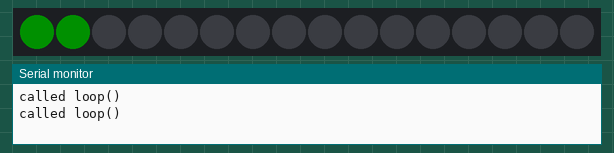
Bench run of a sketch on a simulated Arduino Uno, built with avr-gcc and run on an emulated ATmega328P. On the bench: 16 RGB LEDs in strip order, left to right, the last lines printed to the serial monitor. Dim RGB values are drawn brighter than linear.

Above: at 2.1 s.
At 13.15 s:
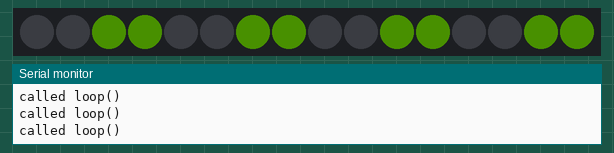
At 14.4 s:
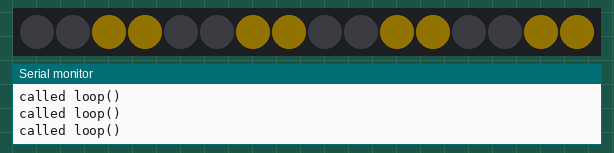
At 15.66 s:
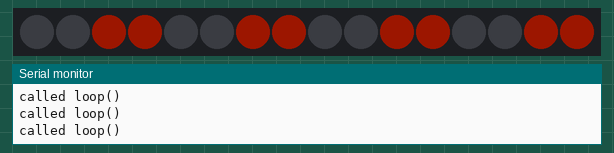
At 18.3 s:
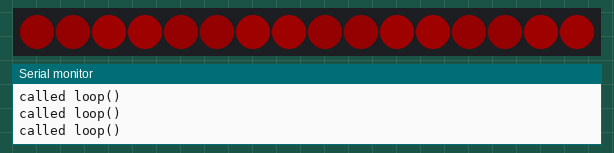
At 22.4 s:
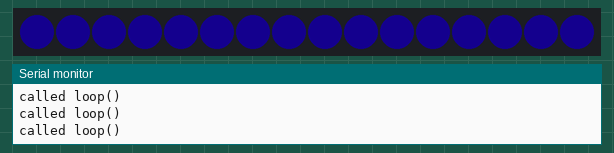

Measured:
- what the display in image 0 shows lasts 0.5 s, from 2.0 s to 2.5 s
- what the display in image 5 shows lasts 2.3 s, from 22.3 s to 24.6 s

The sketch:

PoV.ino
```cpp
#include <FastLED.h>
#include "MSKG.FNT.h"
#include "UTF8toSJIS.h"

#define DATA_PIN 3

#define NUM_LEDS 16
CRGBArray<NUM_LEDS> leds;

#define FONT_DATA_NUM 5
byte* ledFontData[FONT_DATA_NUM];
byte* ledFontData2[FONT_DATA_NUM];
struct CRGB ledON = 0x001000;
struct CRGB ledOFF = 0x000000;
struct CRGB ledGreen = 0x001000;

int UTF8toSJIS_NUM = sizeof(UTF8toSJIS)/sizeof(unsigned long);
byte* getFontData(unsigned long utf8){
  for(int i = 0; i < UTF8toSJIS_NUM; i++) {
    if (UTF8toSJIS[i] == utf8) {
      return &MSKG_FNT[i][0];
    }
  }
}

void setup() {
  Serial.begin(9600);

  // FastLED
  FastLED.addLeds<WS2812B, DATA_PIN, GRB>(leds, NUM_LEDS);

  // Font
  ledFontData[0] = getFontData(0xefbcae); // N
  ledFontData[1] = getFontData(0xefbca5); // E
  ledFontData[2] = getFontData(0xefbcb7); // W
  ledFontData[3] = getFontData(0xe38080); // _
  ledFontData[4] = getFontData(0xe38080); // _

  ledFontData2[0] = getFontData(0xe38080); // _
  ledFontData2[1] = getFontData(0xefbcb9); // Y
  ledFontData2[2] = getFontData(0xefbca5); // E
  ledFontData2[3] = getFontData(0xefbca1); // A
  ledFontData2[4] = getFontData(0xefbcb2); // R
}

// New Year
void dispString() {
  byte* ledData;
  byte* ledData2;
  for(int j = 0; j < FONT_DATA_NUM; j++) {
    ledData = ledFontData[j];
    ledData2 = ledFontData2[j];
    for(int i = 0; i < 8; i++) {
      leds[NUM_LEDS-1-0] = (ledData[i]&(0x01)) ? ledON : ledOFF;
      leds[NUM_LEDS-1-1] = (ledData[i]&(0x02)) ? ledON : ledOFF;
      leds[NUM_LEDS-1-2] = (ledData[i]&(0x04)) ? ledON : ledOFF;
      leds[NUM_LEDS-1-3] = (ledData[i]&(0x08)) ? ledON : ledOFF;
      leds[NUM_LEDS-1-4] = (ledData[i]&(0x10)) ? ledON : ledOFF;
      leds[NUM_LEDS-1-5] = (ledData[i]&(0x20)) ? ledON : ledOFF;
      leds[NUM_LEDS-1-6] = (ledData[i]&(0x40)) ? ledON : ledOFF;
      leds[NUM_LEDS-1-7] = (ledData[i]&(0x80)) ? ledON : ledOFF;

      leds[NUM_LEDS-1-8] = (ledData2[i]&(0x01)) ? ledGreen : ledOFF;
      leds[NUM_LEDS-1-9] = (ledData2[i]&(0x02)) ? ledGreen : ledOFF;
      leds[NUM_LEDS-1-10] = (ledData2[i]&(0x04)) ? ledGreen : ledOFF;
      leds[NUM_LEDS-1-11] = (ledData2[i]&(0x08)) ? ledGreen : ledOFF;
      leds[NUM_LEDS-1-12] = (ledData2[i]&(0x10)) ? ledGreen : ledOFF;
      leds[NUM_LEDS-1-13] = (ledData2[i]&(0x20)) ? ledGreen : ledOFF;
      leds[NUM_LEDS-1-14] = (ledData2[i]&(0x40)) ? ledGreen : ledOFF;
      leds[NUM_LEDS-1-15] = (ledData2[i]&(0x80)) ? ledGreen : ledOFF;

      FastLED.show();
      delay(1);
    }
    delay(1);
  }
}

int ledPatternNo = 0;
int dispPattern01Count = 0;

void dispPattern01() {
  leds[0] = (0x0003<<dispPattern01Count)&0x0001 ? ledON : ledOFF;
  leds[1] = (0x0003<<dispPattern01Count)&0x0002 ? ledON : ledOFF;
  leds[2] = (0x0003<<dispPattern01Count)&0x0004 ? ledON : ledOFF;
  leds[3] = (0x0003<<dispPattern01Count)&0x0008 ? ledON : ledOFF;
  leds[4] = (0x0003<<dispPattern01Count)&0x0010 ? ledON : ledOFF;
  leds[5] = (0x0003<<dispPattern01Count)&0x0020 ? ledON : ledOFF;
  leds[6] = (0x0003<<dispPattern01Count)&0x0040 ? ledON : ledOFF;
  leds[7] = (0x0003<<dispPattern01Count)&0x0080 ? ledON : ledOFF;
  leds[8] = (0x0003<<dispPattern01Count)&0x0100 ? ledON : ledOFF;
  leds[9] = (0x0003<<dispPattern01Count)&0x0200 ? ledON : ledOFF;
  leds[10] = (0x0003<<dispPattern01Count)&0x0400 ? ledON : ledOFF;
  leds[11] = (0x0003<<dispPattern01Count)&0x0800 ? ledON : ledOFF;
  leds[12] = (0x0003<<dispPattern01Count)&0x1000 ? ledON : ledOFF;
  leds[13] = (0x0003<<dispPattern01Count)&0x2000 ? ledON : ledOFF;
  leds[14] = (0x0003<<dispPattern01Count)&0x4000 ? ledON : ledOFF;
  leds[15] = (0x0003<<dispPattern01Count)&0x8000 ? ledON : ledOFF;
  FastLED.show();
  delay(500);
  dispPattern01Count += 2;
  if (dispPattern01Count > 15) {
    dispPattern01Count = 0;
    ledPatternNo++;
  }
}

void dispPattern02() {
  leds[0] = (0x0003<<dispPattern01Count)&0x0001 ? ledON : ledOFF;
  leds[1] = (0x0003<<dispPattern01Count)&0x0002 ? ledON : ledOFF;
  leds[2] = (0x0003<<dispPattern01Count)&0x0004 ? ledON : ledOFF;
  leds[3] = (0x0003<<dispPattern01Count)&0x0008 ? ledON : ledOFF;
  leds[4] = (0x0003<<dispPattern01Count)&0x0010 ? ledON : ledOFF;
  leds[5] = (0x0003<<dispPattern01Count)&0x0020 ? ledON : ledOFF;
  leds[6] = (0x0003<<dispPattern01Count)&0x0040 ? ledON : ledOFF;
  leds[7] = (0x0003<<dispPattern01Count)&0x0080 ? ledON : ledOFF;
  leds[8] = (0x0003<<dispPattern01Count)&0x0100 ? ledON : ledOFF;
  leds[9] = (0x0003<<dispPattern01Count)&0x0200 ? ledON : ledOFF;
  leds[10] = (0x0003<<dispPattern01Count)&0x0400 ? ledON : ledOFF;
  leds[11] = (0x0003<<dispPattern01Count)&0x0800 ? ledON : ledOFF;
  FastLED.show();
  delay(500);
  dispPattern01Count += 2;
  if (dispPattern01Count > 11) {
    dispPattern01Count = 0;
    ledPatternNo++;
  }
}

void dispPattern03() {
  leds[0] = (0x0003<<dispPattern01Count)&0x0001 ? ledON : ledOFF;
  leds[1] = (0x0003<<dispPattern01Count)&0x0002 ? ledON : ledOFF;
  leds[2] = (0x0003<<dispPattern01Count)&0x0004 ? ledON : ledOFF;
  leds[3] = (0x0003<<dispPattern01Count)&0x0008 ? ledON : ledOFF;
  leds[4] = (0x0003<<dispPattern01Count)&0x0010 ? ledON : ledOFF;
  leds[5] = (0x0003<<dispPattern01Count)&0x0020 ? ledON : ledOFF;
  leds[6] = (0x0003<<dispPattern01Count)&0x0040 ? ledON : ledOFF;
  leds[7] = (0x0003<<dispPattern01Count)&0x0080 ? ledON : ledOFF;
  FastLED.show();
  delay(500);
  dispPattern01Count += 2;
  if (dispPattern01Count > 7) {
    dispPattern01Count = 0;
    ledPatternNo++;
  }
}

void dispPattern04() {
  leds[0] = (0x0003<<dispPattern01Count)&0x0001 ? ledON : ledOFF;
  leds[1] = (0x0003<<dispPattern01Count)&0x0002 ? ledON : ledOFF;
  leds[2] = (0x0003<<dispPattern01Count)&0x0004 ? ledON : ledOFF;
  leds[3] = (0x0003<<dispPattern01Count)&0x0008 ? ledON : ledOFF;
  FastLED.show();
  delay(500);
  dispPattern01Count += 2;
  if (dispPattern01Count > 3) {
    dispPattern01Count = 0;
    ledPatternNo++;
  }
}

byte led05Red = 0x00;
byte led05Green = 0x10;
void dispPattern05() {
  leds[2] = CRGB(led05Red, led05Green, 0x00);
  leds[3] = CRGB(led05Red, led05Green, 0x00);
  leds[6] = CRGB(led05Red, led05Green, 0x00);
  leds[7] = CRGB(led05Red, led05Green, 0x00);
  leds[10] = CRGB(led05Red, led05Green, 0x00);
  leds[11] = CRGB(led05Red, led05Green, 0x00);
  leds[14] = CRGB(led05Red, led05Green, 0x00);
  leds[15] = CRGB(led05Red, led05Green, 0x00);
  FastLED.show();
  delay(250);
  led05Red += 0x02;
  if (led05Green == 0x00) {
    ledPatternNo++;
    led05Red = 0x04;
    led05Green = 0x04;
  }
  else if (led05Red > 0x10) {
    led05Green-=0x02;
  }
}

void dispPattern06() {
  leds[0] = CRGB(led05Red, led05Green, 0x00);
  leds[1] = CRGB(led05Red, led05Green, 0x00);
  leds[4] = CRGB(led05Red, led05Green, 0x00);
  leds[5] = CRGB(led05Red, led05Green, 0x00);
  leds[8] = CRGB(led05Red, led05Green, 0x00);
  leds[9] = CRGB(led05Red, led05Green, 0x00);
  leds[12] = CRGB(led05Red, led05Green, 0x00);
  leds[13] = CRGB(led05Red, led05Green, 0x00);
  FastLED.show();
  delay(250);
  led05Red += 0x02;
  if (led05Green == 0x00) {
    ledPatternNo++;
    led05Red = 0x10;
    led05Green = 0x00;
    delay(2000);
  }
  else if (led05Red > 0x10) {
    led05Green-=0x02;
  }
}

void dispPattern07() {
  leds[0] = CRGB(led05Red, 0x00, led05Green);
  leds[1] = CRGB(led05Red, 0x00, led05Green);
  leds[2] = CRGB(led05Red, 0x00, led05Green);
  leds[3] = CRGB(led05Red, 0x00, led05Green);
  leds[4] = CRGB(led05Red, 0x00, led05Green);
  leds[5] = CRGB(led05Red, 0x00, led05Green);
  leds[6] = CRGB(led05Red, 0x00, led05Green);
  leds[7] = CRGB(led05Red, 0x00, led05Green);
  leds[8] = CRGB(led05Red, 0x00, led05Green);
  leds[9] = CRGB(led05Red, 0x00, led05Green);
  leds[10] = CRGB(led05Red, 0x00, led05Green);
  leds[11] = CRGB(led05Red, 0x00, led05Green);
  leds[12] = CRGB(led05Red, 0x00, led05Green);
  leds[13] = CRGB(led05Red, 0x00, led05Green);
  leds[14] = CRGB(led05Red, 0x00, led05Green);
  leds[15] = CRGB(led05Red, 0x00, led05Green);
  FastLED.show();
  delay(250);
  led05Red -= 0x02;
  led05Green += 0x02;
  if (led05Red == 0x00) {
    ledPatternNo++;
    delay(2000);
    led05Red = 0x00;
    led05Green = 0x10;
  }
}

void dispPattern08() {
  leds[0] = 0x000000;
  leds[1] = 0x000000;
  leds[2] = 0x000000;
  leds[3] = 0x000000;
  leds[4] = 0x000000;
  leds[5] = 0x000000;
  leds[6] = 0x000000;
  leds[7] = 0x000000;
  leds[8] = 0x000000;
  leds[9] = 0x000000;
  leds[10] = 0x000000;
  leds[11] = 0x000000;
  leds[12] = 0x000000;
  leds[13] = 0x000000;
  leds[14] = 0x000000;
  leds[15] = 0x000000;
  FastLED.show();
  ledPatternNo++;
}

void loop(){
  Serial.println("called loop()");
  if (ledPatternNo == 0) {
    delay(2000);
    ledPatternNo++;
  }
  else if (ledPatternNo == 1) {
    dispPattern01();
  }
  else if (ledPatternNo == 2) {
    dispPattern02();
  }
  else if (ledPatternNo == 3) {
    dispPattern03();
  }
  else if (ledPatternNo == 4) {
    dispPattern04();
  }
  else if (ledPatternNo == 5) {
    dispPattern05();
  }
  else if (ledPatternNo == 6) {
    dispPattern06();
  }
  else if (ledPatternNo == 7) {
    dispPattern07();
  }
  else if (ledPatternNo == 8) {
    dispPattern08();
  }
  else {
    delay(10000);
    ledPatternNo = 0;
  }
//  dispString();
}
```

MSKG.FNT.h
```cpp
const byte MSKG_FNT[][8] = {
    {0x0, 0x0, 0x0, 0x0, 0x0, 0x0, 0x0, 0x0},         //　.
    {0x60, 0x18, 0x16, 0x11, 0x16, 0x18, 0x60, 0x0},  //Ａ.
    {0x0, 0x7f, 0x49, 0x49, 0x49, 0x49, 0x36, 0x0},   //Ｂ.
    {0x0, 0x3e, 0x41, 0x41, 0x41, 0x41, 0x22, 0x0},   //Ｃ.
    {0x0, 0x7f, 0x41, 0x41, 0x41, 0x22, 0x1c, 0x0},   //Ｄ.
    {0x0, 0x7f, 0x49, 0x49, 0x49, 0x49, 0x41, 0x0},   //Ｅ.
    {0x0, 0x7f, 0x9, 0x9, 0x9, 0x9, 0x1, 0x0},        //Ｆ.
    {0x0, 0x3e, 0x41, 0x41, 0x49, 0x49, 0x3a, 0x0},   //Ｇ.
    {0x0, 0x7f, 0x8, 0x8, 0x8, 0x8, 0x7f, 0x0},       //Ｈ.
    {0x0, 0x0, 0x41, 0x7f, 0x41, 0x0, 0x0, 0x0},      //Ｉ.
    {0x0, 0x20, 0x40, 0x40, 0x40, 0x40, 0x3f, 0x0},   //Ｊ.
    {0x0, 0x7f, 0x10, 0x8, 0x14, 0x22, 0x41, 0x0},    //Ｋ.
    {0x0, 0x7f, 0x40, 0x40, 0x40, 0x40, 0x40, 0x0},   //Ｌ.
    {0x7f, 0x2, 0xc, 0x30, 0xc, 0x2, 0x7f, 0x0},      //Ｍ.
    {0x0, 0x7f, 0x2, 0x4, 0x8, 0x10, 0x7f, 0x0},      //Ｎ.
    {0x0, 0x3e, 0x41, 0x41, 0x41, 0x41, 0x3e, 0x0},   //Ｏ.
    {0x0, 0x7f, 0x9, 0x9, 0x9, 0x9, 0x6, 0x0},        //Ｐ.
    {0x0, 0x3e, 0x41, 0x41, 0x51, 0x21, 0x5e, 0x0},   //Ｑ.
    {0x0, 0x7f, 0x9, 0x9, 0x19, 0x29, 0x46, 0x0},     //Ｒ.
    {0x0, 0x26, 0x49, 0x49, 0x49, 0x49, 0x32, 0x0},   //Ｓ.
    {0x1, 0x1, 0x1, 0x7f, 0x1, 0x1, 0x1, 0x0},        //Ｔ.
    {0x0, 0x3f, 0x40, 0x40, 0x40, 0x40, 0x3f, 0x0},   //Ｕ.
    {0x3, 0xc, 0x30, 0x40, 0x30, 0xc, 0x3, 0x0},      //Ｖ.
    {0x1f, 0x60, 0x18, 0x6, 0x18, 0x60, 0x1f, 0x0},   //Ｗ.
    {0x41, 0x22, 0x14, 0x8, 0x14, 0x22, 0x41, 0x0},   //Ｘ.
    {0x1, 0x2, 0x4, 0x78, 0x4, 0x2, 0x1, 0x0},        //Ｙ.
    {0x0, 0x41, 0x61, 0x51, 0x49, 0x45, 0x43, 0x0},   //Ｚ.
};
```

UTF8toSJIS.h
```cpp
const unsigned long UTF8toSJIS[] = {
    0xe38080,  // 　.
    0xefbca1,  // Ａ.
    0xefbca2,  // Ｂ.
    0xefbca3,  // Ｃ.
    0xefbca4,  // Ｄ.
    0xefbca5,  // Ｅ.
    0xefbca6,  // Ｆ.
    0xefbca7,  // Ｇ.
    0xefbca8,  // Ｈ.
    0xefbca9,  // Ｉ.
    0xefbcaa,  // Ｊ.
    0xefbcab,  // Ｋ.
    0xefbcac,  // Ｌ.
    0xefbcad,  // Ｍ.
    0xefbcae,  // Ｎ.
    0xefbcaf,  // Ｏ.
    0xefbcb0,  // Ｐ.
    0xefbcb1,  // Ｑ.
    0xefbcb2,  // Ｒ.
    0xefbcb3,  // Ｓ.
    0xefbcb4,  // Ｔ.
    0xefbcb5,  // Ｕ.
    0xefbcb6,  // Ｖ.
    0xefbcb7,  // Ｗ.
    0xefbcb8,  // Ｘ.
    0xefbcb9,  // Ｙ.
    0xefbcba,  // Ｚ.
};
```
